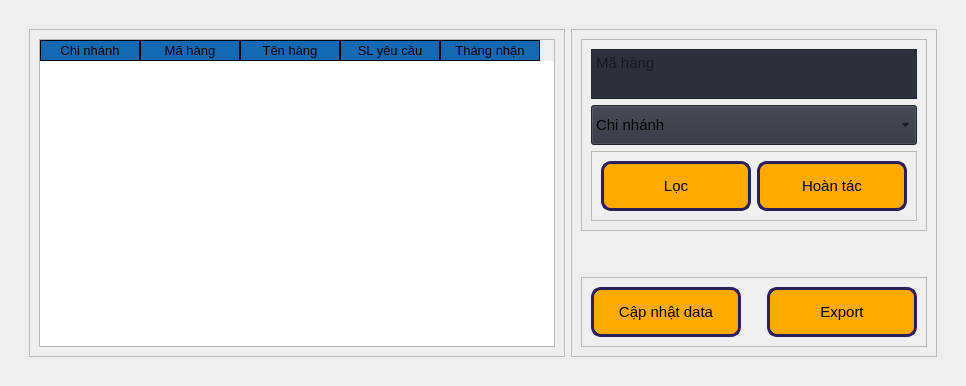
               <widget class="QWidget" name="page_8">
                <layout class="QVBoxLayout" name="verticalLayout_35">
                 <item>
                  <widget class="QWidget" name="widget_5" native="true">
                   <layout class="QVBoxLayout" name="verticalLayout_42">
                    <item>
                     <widget class="QWidget" name="widget_6" native="true">
                      <layout class="QHBoxLayout" name="horizontalLayout_20">
                       <item>
                        <widget class="QFrame" name="frame_26">
                         <property name="styleSheet">
                          <string notr="true">
QTableWidget{
font-size:8t;
}
QHeaderView::section{
background-color:rgb(21, 105, 178);
border:1px solid rgb(0,0,0);
font-size:10pt;
}
</string>
                         </property>
                         <property name="frameShape">
                          <enum>QFrame::StyledPanel</enum>
                         </property>
                         <property name="frameShadow">
                          <enum>QFrame::Raised</enum>
                         </property>
                         <layout class="QVBoxLayout" name="verticalLayout_36">
                          <item>
                           <widget class="QTableWidget" name="tbNhuCau">
                            <property name="font">
                             <font>
                              <family>MS Shell Dlg 2</family>
                              <pointsize>11</pointsize>
                              <weight>50</weight>
                              <italic>false</italic>
                              <bold>false</bold>
                             </font>
                            </property>
                            <property name="styleSheet">
                             <string notr="true"/>
                            </property>
                            <property name="sizeAdjustPolicy">
                             <enum>QAbstractScrollArea::AdjustToContents</enum>
                            </property>
                            <column>
                             <property name="text">
                              <string>Chi nhánh</string>
                             </property>
                             <property name="background">
                              <color>
                               <red>255</red>
                               <green>255</green>
                               <blue>255</blue>
                              </color>
                             </property>
                            </column>
                            <column>
                             <property name="text">
                              <string>Mã hàng</string>
                             </property>
                            </column>
                            <column>
                             <property name="text">
                              <string>Tên hàng</string>
                             </property>
                            </column>
                            <column>
                             <property name="text">
                              <string>SL yêu cầu</string>
                             </property>
                            </column>
                            <column>
                             <property name="text">
                              <string>Tháng nhận</string>
                             </property>
                            </column>
                           </widget>
                          </item>
                         </layout>
                        </widget>
                       </item>
                       <item alignment="Qt::AlignRight|Qt::AlignTop">
                        <widget class="QFrame" name="frame_27">
                         <property name="sizePolicy">
                          <sizepolicy hsizetype="Expanding" vsizetype="Expanding">
                           <horstretch>0</horstretch>
                           <verstretch>0</verstretch>
                          </sizepolicy>
                         </property>
                         <property name="minimumSize">
                          <size>
                           <width>125</width>
                           <height>0</height>
                          </size>
                         </property>
                         <property name="maximumSize">
                          <size>
                           <width>700</width>
                           <height>16777215</height>
                          </size>
                         </property>
                         <property name="font">
                          <font>
                           <family>MS Shell Dlg 2</family>
                           <pointsize>11</pointsize>
                           <weight>50</weight>
                           <italic>false</italic>
                           <bold>false</bold>
                          </font>
                         </property>
                         <property name="frameShape">
                          <enum>QFrame::StyledPanel</enum>
                         </property>
                         <property name="frameShadow">
                          <enum>QFrame::Raised</enum>
                         </property>
                         <layout class="QVBoxLayout" name="verticalLayout_39">
                          <item>
                           <widget class="QFrame" name="frame_28">
                            <property name="minimumSize">
                             <size>
                              <width>0</width>
                              <height>150</height>
                             </size>
                            </property>
                            <property name="styleSheet">
                             <string notr="true"/>
                            </property>
                            <property name="frameShape">
                             <enum>QFrame::StyledPanel</enum>
                            </property>
                            <property name="frameShadow">
                             <enum>QFrame::Raised</enum>
                            </property>
                            <layout class="QVBoxLayout" name="verticalLayout_40">
                             <item>
                              <widget class="QTextEdit" name="maHangNhuCauFilter">
                               <property name="minimumSize">
                                <size>
                                 <width>0</width>
                                 <height>40</height>
                                </size>
                               </property>
                               <property name="maximumSize">
                                <size>
                                 <width>500</width>
                                 <height>50</height>
                                </size>
                               </property>
                               <property name="styleSheet">
                                <string notr="true">background-color:#2c313c;</string>
                               </property>
                               <property name="placeholderText">
                                <string>Mã hàng</string>
                               </property>
                              </widget>
                             </item>
                             <item>
                              <widget class="QComboBox" name="chiNhanhFilterCb">
                               <property name="minimumSize">
                                <size>
                                 <width>0</width>
                                 <height>40</height>
                                </size>
                               </property>
                               <property name="maximumSize">
                                <size>
                                 <width>500</width>
                                 <height>200</height>
                                </size>
                               </property>
                               <property name="styleSheet">
                                <string notr="true">background-color:#2c313c;</string>
                               </property>
                               <item>
                                <property name="text">
                                 <string>Chi nhánh</string>
                                </property>
                               </item>
                               <item>
                                <property name="text">
                                 <string>Yên Bái</string>
                                </property>
                               </item>
                               <item>
                                <property name="text">
                                 <string>Vĩnh Phúc</string>
                                </property>
                               </item>
                               <item>
                                <property name="text">
                                 <string>Tuyên Quang</string>
                                </property>
                               </item>
                               <item>
                                <property name="text">
                                 <string>Thanh Hóa</string>
                                </property>
                               </item>
                               <item>
                                <property name="text">
                                 <string>Thái Nguyên</string>
                                </property>
                               </item>
                               <item>
                                <property name="text">
                                 <string>Thái Bình</string>
                                </property>
                               </item>
                               <item>
                                <property name="text">
                                 <string>Sơn La</string>
                                </property>
                               </item>
                               <item>
                                <property name="text">
                                 <string>Quảng Ninh</string>
                                </property>
                               </item>
                               <item>
                                <property name="text">
                                 <string>Phú Thọ</string>
                                </property>
                               </item>
                               <item>
                                <property name="text">
                                 <string>Ninh Bình</string>
                                </property>
                               </item>
                               <item>
                                <property name="text">
                                 <string>Nghệ An</string>
                                </property>
                               </item>
                               <item>
                                <property name="text">
                                 <string>Nam Định</string>
                                </property>
                               </item>
                               <item>
                                <property name="text">
                                 <string>Lào Cai</string>
                                </property>
                               </item>
                               <item>
                                <property name="text">
                                 <string>Lạng Sơn</string>
                                </property>
                               </item>
                               <item>
                                <property name="text">
                                 <string>Hưng Yên</string>
                                </property>
                               </item>
                               <item>
                                <property name="text">
                                 <string>Hòa Bình</string>
                                </property>
                               </item>
                               <item>
                                <property name="text">
                                 <string>Hải Phòng</string>
                                </property>
                               </item>
                               <item>
                                <property name="text">
                                 <string>Hải Dương </string>
                                </property>
                               </item>
                               <item>
                                <property name="text">
                                 <string>Hà Nam</string>
                                </property>
                               </item>
                               <item>
                                <property name="text">
                                 <string>Điện Biên</string>
                                </property>
                               </item>
                               <item>
                                <property name="text">
                                 <string>Cao Bằng</string>
                                </property>
                               </item>
                               <item>
                                <property name="text">
                                 <string>Bắc Ninh</string>
                                </property>
                               </item>
                               <item>
                                <property name="text">
                                 <string>Bắc Giang</string>
                                </property>
                               </item>
                               <item>
                                <property name="text">
                                 <string>Hà Nội 1</string>
                                </property>
                               </item>
                               <item>
                                <property name="text">
                                 <string>Hà Nội 2</string>
                                </property>
                               </item>
                               <item>
                                <property name="text">
                                 <string>Hà Nội 3</string>
                                </property>
                               </item>
                               <item>
                                <property name="text">
                                 <string>Hà Nội 4</string>
                                </property>
                               </item>
                               <item>
                                <property name="text">
                                 <string>Hà Nội 5</string>
                                </property>
                               </item>
                               <item>
                                <property name="text">
                                 <string>Hà Nội 6</string>
                                </property>
                               </item>
                               <item>
                                <property name="text">
                                 <string>Hà Nội 7</string>
                                </property>
                               </item>
                               <item>
                                <property name="text">
                                 <string>Hà Nội 8</string>
                                </property>
                               </item>
                               <item>
                                <property name="text">
                                 <string>Hà Nội 9</string>
                                </property>
                               </item>
                               <item>
                                <property name="text">
                                 <string>Hà Nội 10</string>
                                </property>
                               </item>
                               <item>
                                <property name="text">
                                 <string>Hà Nội 11</string>
                                </property>
                               </item>
                               <item>
                                <property name="text">
                                 <string>Hà Nội 12</string>
                                </property>
                               </item>
                               <item>
                                <property name="text">
                                 <string>Hà Nội 13</string>
                                </property>
                               </item>
                               <item>
                                <property name="text">
                                 <string>Hà Nội 14</string>
                                </property>
                               </item>
                               <item>
                                <property name="text">
                                 <string>Hà Nội HO</string>
                                </property>
                               </item>
                              </widget>
                             </item>
                             <item>
                              <widget class="QFrame" name="frame_55">
                               <property name="frameShape">
                                <enum>QFrame::StyledPanel</enum>
                               </property>
                               <property name="frameShadow">
                                <enum>QFrame::Raised</enum>
                               </property>
                               <layout class="QHBoxLayout" name="horizontalLayout_40">
                                <item>
                                 <widget class="QPushButton" name="nhuCauFilter">
                                  <property name="minimumSize">
                                   <size>
                                    <width>150</width>
                                    <height>50</height>
                                   </size>
                                  </property>
                                  <property name="maximumSize">
                                   <size>
                                    <width>100</width>
                                    <height>16777215</height>
                                   </size>
                                  </property>
                                  <property name="styleSheet">
                                   <string notr="true">background-color: rgb(255, 170, 0);
border:3px solid rgb(43,31,91);
border-radius:10px;</string>
                                  </property>
                                  <property name="text">
                                   <string>Lọc</string>
                                  </property>
                                  <property name="icon">
                                   <iconset resource="resources.qrc">
                                    <normaloff>:/icons/icons/filter.svg</normaloff>:/icons/icons/filter.svg</iconset>
                                  </property>
                                  <property name="iconSize">
                                   <size>
                                    <width>24</width>
                                    <height>24</height>
                                   </size>
                                  </property>
                                 </widget>
                                </item>
                                <item>
                                 <widget class="QPushButton" name="hoanTacFilter">
                                  <property name="minimumSize">
                                   <size>
                                    <width>150</width>
                                    <height>50</height>
                                   </size>
                                  </property>
                                  <property name="maximumSize">
                                   <size>
                                    <width>100</width>
                                    <height>16777215</height>
                                   </size>
                                  </property>
                                  <property name="styleSheet">
                                   <string notr="true">background-color: rgb(255, 170, 0);
border:3px solid rgb(43,31,91);
border-radius:10px;</string>
                                  </property>
                                  <property name="text">
                                   <string>Hoàn tác</string>
                                  </property>
                                  <property name="icon">
                                   <iconset resource="resources.qrc">
                                    <normaloff>:/icons/icons/refresh-ccw.svg</normaloff>:/icons/icons/refresh-ccw.svg</iconset>
                                  </property>
                                  <property name="iconSize">
                                   <size>
                                    <width>24</width>
                                    <height>24</height>
                                   </size>
                                  </property>
                                 </widget>
                                </item>
                               </layout>
                              </widget>
                             </item>
                            </layout>
                           </widget>
                          </item>
                          <item>
                           <spacer name="verticalSpacer_5">
                            <property name="orientation">
                             <enum>Qt::Vertical</enum>
                            </property>
                            <property name="sizeHint" stdset="0">
                             <size>
                              <width>20</width>
                              <height>40</height>
                             </size>
                            </property>
                           </spacer>
                          </item>
                          <item>
                           <widget class="QFrame" name="frame_31">
                            <property name="maximumSize">
                             <size>
                              <width>500</width>
                              <height>16777215</height>
                             </size>
                            </property>
                            <property name="frameShape">
                             <enum>QFrame::StyledPanel</enum>
                            </property>
                            <property name="frameShadow">
                             <enum>QFrame::Raised</enum>
                            </property>
                            <layout class="QHBoxLayout" name="horizontalLayout_22">
                             <item alignment="Qt::AlignLeft">
                              <widget class="QPushButton" name="importNhuCauBtn">
                               <property name="minimumSize">
                                <size>
                                 <width>150</width>
                                 <height>50</height>
                                </size>
                               </property>
                               <property name="maximumSize">
                                <size>
                                 <width>100</width>
                                 <height>16777215</height>
                                </size>
                               </property>
                               <property name="font">
                                <font>
                                 <family>MS Shell Dlg 2</family>
                                 <pointsize>11</pointsize>
                                 <weight>50</weight>
                                 <italic>false</italic>
                                 <bold>false</bold>
                                </font>
                               </property>
                               <property name="styleSheet">
                                <string notr="true">background-color: rgb(255, 170, 0);
border:3px solid rgb(43,31,91);
border-radius:10px;</string>
                               </property>
                               <property name="text">
                                <string>Cập nhật data</string>
                               </property>
                               <property name="icon">
                                <iconset resource="resources.qrc">
                                 <normaloff>:/icons/icons/share.svg</normaloff>:/icons/icons/share.svg</iconset>
                               </property>
                               <property name="iconSize">
                                <size>
                                 <width>24</width>
                                 <height>24</height>
                                </size>
                               </property>
                              </widget>
                             </item>
                             <item alignment="Qt::AlignRight">
                              <widget class="QPushButton" name="exportBCNhuCauBtn">
                               <property name="minimumSize">
                                <size>
                                 <width>150</width>
                                 <height>50</height>
                                </size>
                               </property>
                               <property name="maximumSize">
                                <size>
                                 <width>100</width>
                                 <height>16777215</height>
                                </size>
                               </property>
                               <property name="styleSheet">
                                <string notr="true">background-color: rgb(255, 170, 0);
border:3px solid rgb(43,31,91);
border-radius:10px;</string>
                               </property>
                               <property name="text">
                                <string>Export</string>
                               </property>
                               <property name="icon">
                                <iconset resource="resources.qrc">
                                 <normaloff>:/icons/icons/printer.svg</normaloff>:/icons/icons/printer.svg</iconset>
                               </property>
                               <property name="iconSize">
                                <size>
                                 <width>24</width>
                                 <height>24</height>
                                </size>
                               </property>
                              </widget>
                             </item>
                            </layout>
                           </widget>
                          </item>
                         </layout>
                        </widget>
                       </item>
                      </layout>
                     </widget>
                    </item>
                   </layout>
                  </widget>
                 </item>
                </layout>
               </widget>
